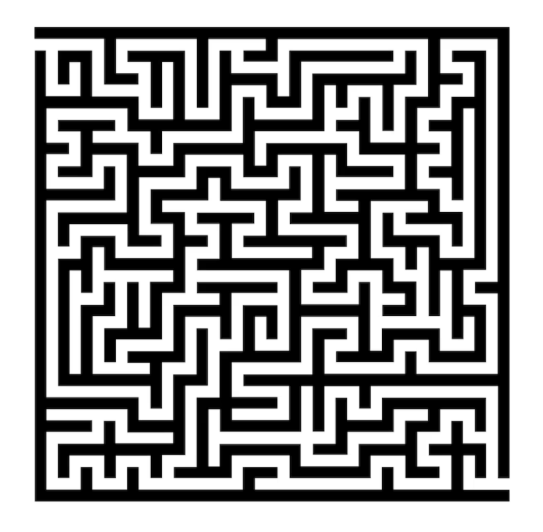
#> input picture img/labirinto.png, 543 x 532 px
$ python image_to_graph.py
#> lines starting #> are read from the running program, lines starting #| are printed output that depends on the picture; after the words box and inside, x2 and y2 are one past the last pixel; in counts of white or black regions, pixels touching at a corner belong together
from PIL import Image
import matplotlib.pyplot as plt
import numpy as np
import os

def carregar_labirinto(title):
    # Ler a imagem
#> called with title = '../img/labirinto.png'
    img = Image.open(title)
#> img is the input picture: PIL image 543x532 RGBA; mean R, G, B, A 152.6, 152.6, 152.6, 255

    # Converter para cinza
    cinza = img.convert('L')

    # Transforma em matriz
    M = np.array(cinza)

    # Usa um valor de corte para transformar a matriz em binária
    # 0's representam paredes e 1's representam corredores
    M = (M > 128).astype(int)
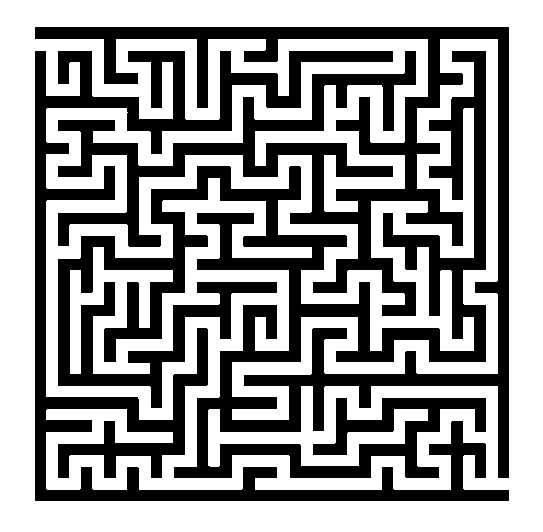
#> M: shape (532, 543) int64; values 0 (black) and 1 (white), 59.7% white; 2 black regions, box (x1, y1, x2, y2) and area: (35, 27, 509, 478) 86714, (35, 51, 509, 501) 29683

    # Recorta a matriz
    linha = np.where((M == 0).any(axis=1))[0]
#> linha = 474 values from 27 to 500
    coluna = np.where((M == 0).any(axis=0))[0]
#> coluna = 474 values from 35 to 508
    M = M[linha.min():(linha.max() + 1), coluna.min():(coluna.max()+1)]
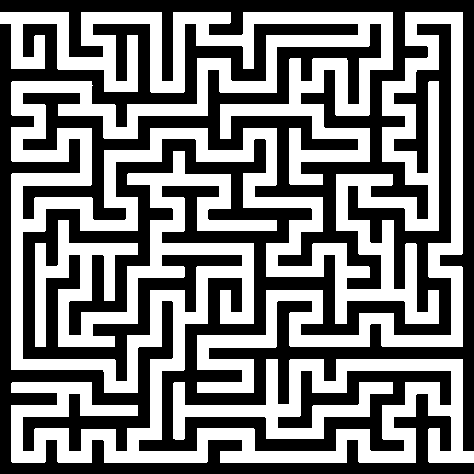
#> M: shape (474, 474) int64; values 0 (black) and 1 (white), 48.2% white; 1 white region, box (x1, y1, x2, y2) and area: (0, 12, 474, 463) 108279

    return M

import numpy as np

def cria_celulas(num_celulas, lab):
#> called with num_celulas = 20
    n_celulas = num_celulas
    n_grade = n_celulas * 2 + 1
    altura, largura = lab.shape
#> altura = 474; largura = 474

    # Dicionário indexado pelo ID (1 a 400)
    celulas = {}

    for i in range(n_celulas):
        for j in range(n_celulas):
            linha_grade = i * 2 + 1
            col_grade = j * 2 + 1

            y_inicio = round(linha_grade * altura / n_grade)
            y_fim = round((linha_grade + 1) * altura / n_grade)
            y_centro = round((y_inicio + y_fim) / 2)

            x_inicio = round(col_grade * largura / n_grade)
            x_fim = round((col_grade + 1) * largura / n_grade)
            x_centro = round((x_inicio + x_fim) / 2)

            # ID no padrão 1 a 400
            id_celula = i * n_celulas + j + 1

            celulas[id_celula] = {
                "i": i,
                "j": j,
                "pixels": lab[y_inicio:y_fim, x_inicio:x_fim],
                "centro": [x_centro, y_centro]
            }
#> after the loop, celulas = 400 items

    return celulas

def verifica_vizinhos_horizontal(celulas, lab):
    n = max(c["i"] for c in celulas.values()) + 1
    passagens_hor = {}

    for i in range(n):
        for j in range(n - 1):
            id1 = i * n + j + 1
            id2 = i * n + (j + 1) + 1 # Célula à direita

            # Pega o centro diretamente pelo ID
            y_centro = celulas[id1]["centro"][1]
            x_centro = round((celulas[id1]["centro"][0] + celulas[id2]["centro"][0]) / 2)

            if lab[y_centro, x_centro] == 1:
                passagens_hor.setdefault(id1, []).append(id2)
                passagens_hor.setdefault(id2, []).append(id1)

    return passagens_hor

def verifica_vizinhos_vertical(celulas, lab):
    n = max(c["i"] for c in celulas.values()) + 1
    passagens_ver = {}

    for i in range(n-1):
        for j in range(n):
            id1 = i * n + j + 1
            id2 = (i + 1) * n + j + 1 # Célula à direita

            # Pega o centro diretamente pelo ID
            x_centro = celulas[id1]["centro"][0]
            y_centro = round((celulas[id1]["centro"][1] + celulas[id2]["centro"][1]) / 2)

            if lab[y_centro, x_centro] == 1:
                passagens_ver.setdefault(id1, []).append(id2)
                passagens_ver.setdefault(id2, []).append(id1)

    return passagens_ver

def criando_grafo(hor, ver):
    grafo = {}
    for id_no in range(1, 401):
        viz_hor = hor.get(id_no, [])
        viz_ver = ver.get(id_no, [])

        grafo[id_no] = list(set(viz_hor).union(set(viz_ver)))

    vertices = len(grafo)
    arestas = 0

    for v in grafo:
        for viz in grafo[v]:
            if v < viz:
                arestas += 1

    return grafo, vertices, arestas

M = carregar_labirinto("../img/labirinto.png")

celulas = cria_celulas(20, M)
#> celulas = 400 items
hor = verifica_vizinhos_horizontal(celulas, M)
#> in verifica_vizinhos_horizontal, `n = max(c["i"] for c in celulas.values()) + 1`: n = 20
#> after the loop in verifica_vizinhos_horizontal, `for i in range(n):`: passagens_hor = 321 items
#> hor = 321 items

ver = verifica_vizinhos_vertical(celulas, M)
#> in verifica_vizinhos_vertical, `n = max(c["i"] for c in celulas.values()) + 1`: n = 20
#> after the loop in verifica_vizinhos_vertical, `for i in range(n-1):`: passagens_ver = 310 items
#> ver = 310 items
grafo, vertices, arestas = criando_grafo(hor, ver)
#> the loop in criando_grafo, `for id_no in range(1, 401):` made 400 passes
#> (viz_hor, viz_ver) on passes 1, 3, 4: ([2], [21]), ([2], [23]), ([5], [24])
#> after the loop in criando_grafo, `for id_no in range(1, 401):`: grafo = 400 items
#> in criando_grafo, `vertices = len(grafo)`: vertices = 400
#> after the loop in criando_grafo, `for v in grafo:`: arestas = 399
#> grafo = 400 items; vertices = 400; arestas = 399
print(vertices, arestas)
#| 400 399

plt.figure(figsize=(8, 8))
plt.axis('off')
plt.imshow(M, cmap='gray')
plt.title('Grafo do Labirinto (Vértices e Arestas)')

# Plotando as arestas do grafo
for u in grafo:
    x1, y1 = celulas[u]["centro"]
    for v in grafo[u]:
        if u < v:
            x2, y2 = celulas[v]["centro"]
            plt.plot([x1, x2], [y1, y2], color='blue', linewidth=1.5)
#> this loop made 400 passes
#> (x1, y1) on passes 1 to 3: (18, 18), (40, 18), (64, 18)

# Desenha os vértices
x_coords = [celulas[v]["centro"][0] for v in celulas]
#> x_coords = 400 values, max 456 at index 19, min 18 at index 0, mean 237
y_coords = [celulas[v]["centro"][1] for v in celulas]
#> y_coords = 400 values from 18 to 456

plt.scatter(x_coords[1:-1], y_coords[1:-1], c='orange', s=25, zorder=2)
plt.scatter(x_coords[0], y_coords[0], c='green', s=30, zorder=2)
plt.scatter(x_coords[-1], y_coords[-1], c='red', s=30, zorder=2)

# Salva a imagem em 'img'
os.makedirs('../img', exist_ok=True)
plt.savefig('../img/labirinto_grafo_completo.png', dpi=150, bbox_inches='tight')
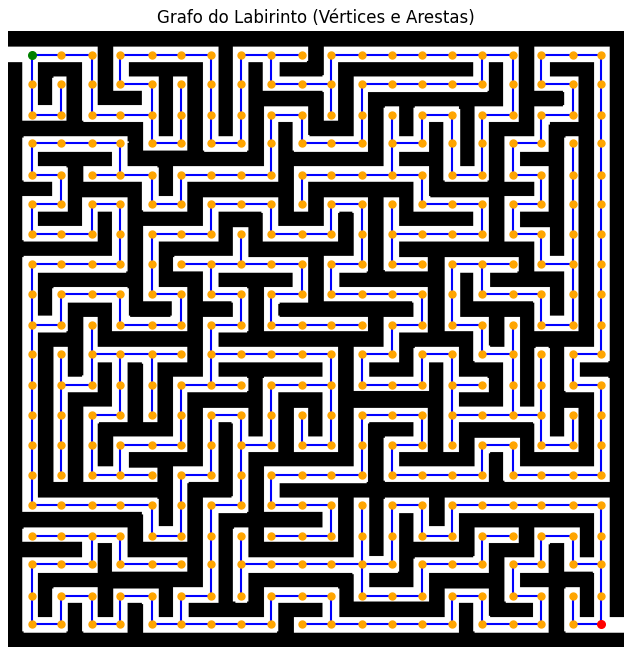
#> figure drawn by matplotlib, 1 panel
plt.show()

$ run again, with img/caminho_minimo.png copied over img/labirinto.png
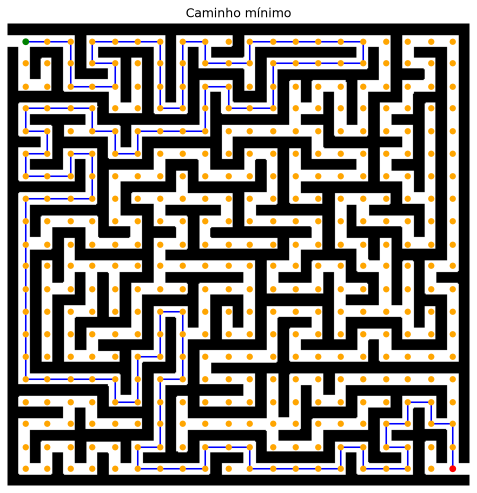
#> input picture img/caminho_minimo.png, 954 x 986 px (shown at 1/2 size)
#> in carregar_labirinto, img is the input picture: PIL image 954x986 RGBA; mean R, G, B, A 131.4, 126.7, 121.5, 255
#> in carregar_labirinto, `M = (M > 128).astype(int)`:
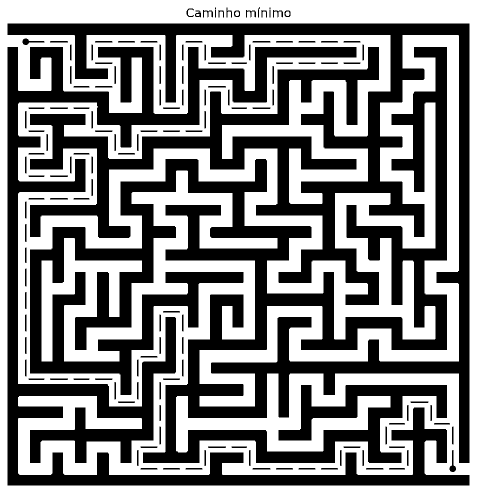
#> M: shape (986, 954) int64 (shown at 1/2 size); values 0 (black) and 1 (white), 51.7% white; 139 black regions (2 under 20 px), largest, box (x1, y1, x2, y2) and area: (15, 47, 939, 926) 329037, (15, 94, 939, 971) 111830, (45, 77, 89, 90) 229
#> linha = 945 values from 14 to 970
#> coluna = 924 values from 15 to 938
#> after the loop in cria_celulas, `for i in range(n_celulas):`: celulas = 400 items
#> in verifica_vizinhos_horizontal, `n = max(c["i"] for c in celulas.values()) + 1`: n = 20
#> after the loop in verifica_vizinhos_horizontal, `for i in range(n):`: passagens_hor = 112 items
#> in verifica_vizinhos_vertical, `n = max(c["i"] for c in celulas.values()) + 1`: n = 20
#> after the loop in verifica_vizinhos_vertical, `for i in range(n-1):`: passagens_ver = 332 items
#> the loop in criando_grafo, `for id_no in range(1, 401):` made 400 passes
#> viz_ver on passes 1 to 3: [21], [22], [23]
#> after the loop in criando_grafo, `for id_no in range(1, 401):`: grafo = 400 items
#> in criando_grafo, `vertices = len(grafo)`: vertices = 400
#> after the loop in criando_grafo, `for v in grafo:`: arestas = 355
#> `grafo, vertices, arestas = criando_grafo(hor, ver)`: grafo = 400 items; vertices = 400; arestas = 355
#| 400 355
#> the loop `for u in grafo:` made 400 passes
#> (x1, y1) on passes 1 to 3: (34, 35), (79, 35), (124, 35)
#> x_coords = 400 values, max 890 at index 19, min 34 at index 0, mean 462
#> y_coords = 400 values from 35 to 922
#> `plt.savefig('../img/labirinto_grafo_completo.png', dpi=150, bbox_inche..`:
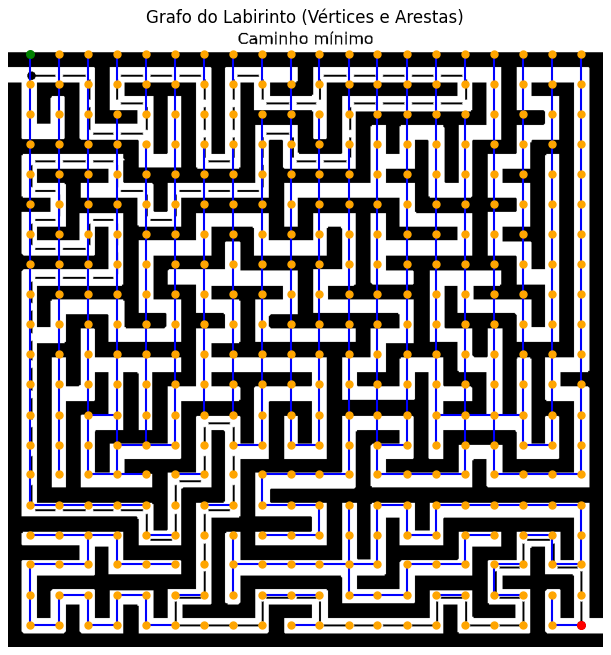
#> figure drawn by matplotlib, 1 panel
